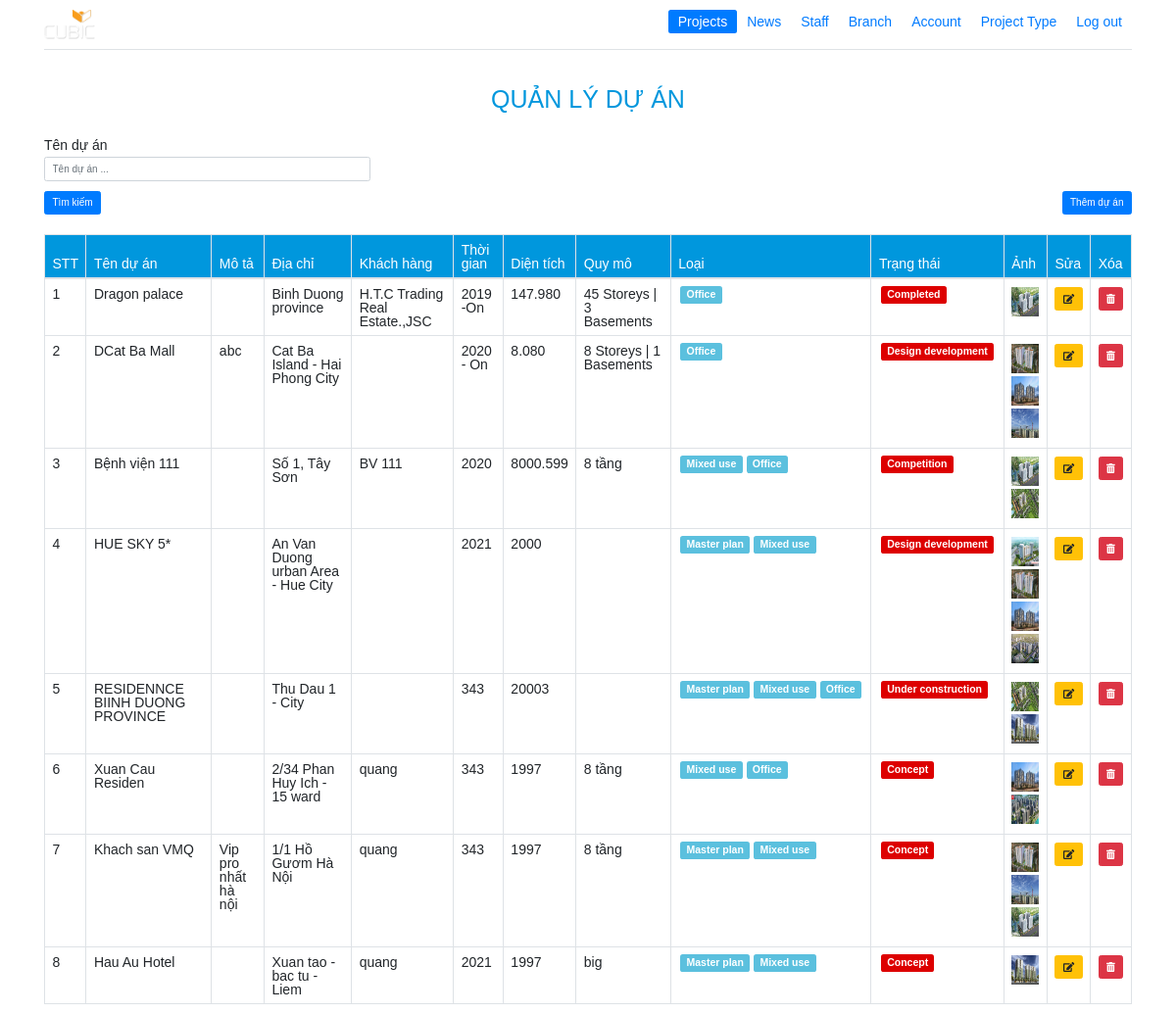
The app's page /admin/index.php (signed in) with its own data.
### tables this page shows
CREATE TABLE `tb_project` (
  `id` int(11) NOT NULL,
  `name` varchar(1000) DEFAULT NULL,
  `description` varchar(1000) DEFAULT NULL,
  `address` varchar(100) DEFAULT NULL,
  `client` varchar(500) DEFAULT NULL,
  `year` varchar(10) DEFAULT NULL,
  `scale` varchar(500) DEFAULT NULL,
  `gfa` varchar(500) DEFAULT NULL,
  `id_status` int(11) DEFAULT NULL
);

CREATE TABLE `tb_project_status` (
  `id` int(11) NOT NULL,
  `name` varchar(50) DEFAULT NULL
);

### admin/project_function.php (called while the page is built, shortened)
<?php
function getProjectTypeName($id,$conn){
    $name =[];
     $sql = "SELECT name FROM tb_project_type_rel left join tb_project_type on tb_project_type_rel.id_type = tb_project_type.id where tb_project_type_rel.id_project = $id";
     $resRowType = mysqli_query($conn, $sql);
     $countRowType = mysqli_num_rows($resRowType);
       if($countRowType>0)
       {
         while($rowType=mysqli_fetch_assoc($resRowType))
         {
         $name[] = $rowType['name'];
         }
      }
      return $name;
}
function getImageLinkProject($id,$conn){
    $listImg =[];
    $sql = "SELECT link_image FROM tb_project_image where id_project = $id";
    $resLinkImg = mysqli_query($conn, $sql);
    $countImg = mysqli_num_rows($resLinkImg);
      if($countImg>0)
      {
        while($rowImg=mysqli_fetch_assoc($resLinkImg))
        {
        $listImg[] = $rowImg['link_image'];
        }
     }
     return $listImg;
}
?>

### admin/index.php (the view, shortened to what this page needs)
<?php include_once('../config/db.php');?>
<?php include_once('project_function.php');?>
<!DOCTYPE html>
<html lang="en">
  <head>
    <link rel="stylesheet" href="../css/reset.css" />
    <link rel="stylesheet" href="../assets/css/bootstrap.min.css" />
    <link rel="stylesheet" href="./css/style.css" />
  </head>
  <body>
    <?php include('./component/header.php');
    ?>
    <div class="container title">
        <h1 class="text-center">Quản lý dự án</h1>
      </div>
    <div class="container">
        <div class="search position-relative">
              <form>
                <div class="form-group">
                  <label>Tên dự án</label>
                  <input
                    type="text"
                    class="form-control"
                    id="name_project"
                    placeholder="Tên dự án ..."
                    name="name"
                  />
                </div>
                <button type="submit" class="btn btn-primary btn-search">Tìm kiếm</button>
              </form>
              <div class="position-absolute" style="bottom: 0; right:0;"><a href="./form_add_project.php" class="btn btn-primary">Thêm dự án</a></div>
            </div>
    </div>
    <div class="container">
      <table class="table table-hover table-bordered">
        <thead>
          <tr style="background-color: #0097dd;color:#fff;">
            <th>STT</th>
            <th>Tên dự án</th>
            <th>Mô tả</th>
            <th>Địa chỉ</th>
            <th>Khách hàng</th>
            <th>Thời gian</th>
            <th>Diện tích</th>
            <th>Quy mô</th>
            <th>Loại</th>
            <th>Trạng thái</th>
            <th>Ảnh</th>
            <th>Sửa</th>
            <th>Xóa</th>
          </tr>
        </thead>
        <tbody id="myTable">
        <?php
                $sql = "select
                  tb_project.name,
                  tb_project.id,
                  tb_project.description,
                  tb_project.year,
                  tb_project.address,
                  tb_project.client,
                  tb_project.scale,
                  tb_project.gfa,
                  tb_project_status.name as status
                 from tb_project left join tb_project_status on tb_project.id_status = tb_project_status.id";
                $res = mysqli_query($conn, $sql);
                $count = mysqli_num_rows($res);
                if($count>0)
                {
                    $stt = 0;
                    while($row=mysqli_fetch_assoc($res))
                    {
                        $stt++;
                        $id = $row['id'];
                        $name = $row['name'];
                        $description = $row['description'];
                        $client = $row['client'];
                        $year = $row['year'];
                        $address = $row['address'];
                        $scale = $row['scale'];
                        $gfa = $row['gfa'];
                        $status = $row['status'];
                        $link_img = getImageLinkProject($id,$conn);
                        $type = getProjectTypeName($id,$conn);
                        ?>
                        <tr>
                            <th scope="row"><?php echo $stt?></th>
                            <td><?php echo $name?></td>
                            <td><?php echo $description?></td>
                            <td><?php echo $address?></td>
                            <td><?php echo $client?></td>
                            <td><?php echo $year?></td>
                            <td><?php echo $gfa?></td>
                            <td><?php echo $scale?></td>
                            <td><?php foreach($type as $t) echo '<span class="label label-type">'.$t.'</span>';?></td>
                            <td><?php echo '<span class="label label-status">'.$status.'</span>'?></td>
                            <td><?php foreach($link_img as $img) echo ' <img src="../'.$img.'" style="height:30px;width:auto;margin-bottom:3px;">';?></td>
                            <td><a href="./form_edit_project.php?id=<?php echo $id?>" class="btn btn-warning"><i class="fas fa-edit"></i></a></td>
                            <td><a href="./delete_project.php?id=<?php echo $id?>" class="btn btn-danger"><i class="fas fa-trash-alt"></i></a></td>
                        </tr>
              <?php
                    }
                }
              ?>
        </tbody>
      </table>
    </div>
  </body>
</html>

### admin/css/style.css (style rules this page uses)
*, *:before, *:after { box-sizing: border-box; }
html { font-size: 62.5%; font-family: Arial, Helvetica, sans-serif; }
a, a:hover { text-decoration: none; cursor: pointer !important; }
img { max-width: 100%; display: block; }
body { font-family: Arial, Helvetica, sans-serif; font-size: 14px; line-height: 1; width: 100%; overflow-x: hidden; background: #fff; position: relative; }
input, button, select, textarea { outline: none; font-family: Arial, Helvetica, sans-serif; font-size: 14px; }
input { line-height: normal; }
button { cursor: pointer; }
:root { --font-size-1: 35px; --font-size-2: 17px; --font-size-3: 14px; --gray-dark: #4c4d4f; --gray-light: #666666; --blue: #0097dd; }
.title { font-size: var(--font-size-2); text-transform: uppercase; padding: 20px; color: var(--blue); font-weight: 700; }
.search form { width: 30%; margin-bottom: 20px; }
.label-type { background-color: #5bc0de; }
.label-status { background-color: #dd0000; }
.label { display: inline; padding: 0.2em 0.6em 0.3em; font-size: 75%; font-weight: 700; line-height: 1; color: #fff; text-align: center; white-space: nowrap; vertical-align: baseline; border-radius: 0.25em; margin: 0 2px; }

### records on screen
tb_project: name "Dragon palace", address "Binh Duong province", client "H.T.C Trading Real Estate.,JSC", year "2019 -On", gfa "147.980", scale "45 Storeys | 3 Basements", t "Office", id_status.name "Completed"
tb_project: name "DCat Ba Mall", description "abc", address "Cat Ba Island - Hai Phong City", year "2020 - On", gfa "8.080", scale "8 Storeys | 1 Basements", t "Office", id_status.name "Design development"
tb_project: name "Bệnh viện 111", address "Số 1, Tây Sơn", client "BV 111", year "2020", gfa "8000.599", scale "8 tầng", t "Mixed use", t "Office", id_status.name "Competition"
tb_project: name "HUE SKY 5*", address "An Van Duong urban Area - Hue City", year "2021", gfa "2000", t "Master plan", t "Mixed use", id_status.name "Design development"
tb_project: name "RESIDENNCE BIINH DUONG PROVINCE", address "Thu Dau 1 - City", year "343", gfa "20003", t "Master plan", t "Mixed use", t "Office", id_status.name "Under construction"
tb_project: name "Xuan Cau Residen", address "2/34 Phan Huy Ich - 15 ward", client "quang", year "343", gfa "1997", scale "8 tầng", t "Mixed use", t "Office", id_status.name "Concept"
tb_project: name "Khach san VMQ", description "Vip pro nhất hà nội", address "1/1 Hồ Gươm Hà Nội", client "quang", year "343", gfa "1997", scale "8 tầng", t "Master plan", t "Mixed use", id_status.name "Concept"
tb_project: name "Hau Au Hotel", address "Xuan tao - bac tu -Liem", client "quang", year "2021", gfa "1997", scale "big", t "Master plan", t "Mixed use", id_status.name "Concept"
